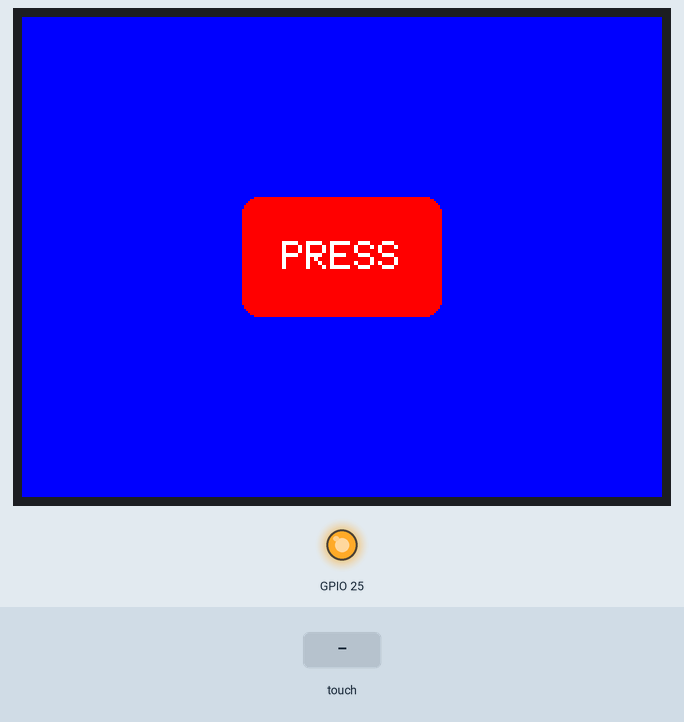
Simulated run of this sketch. Board: ESP32. Shown: 320×240 colour display, output pins drawn as LEDs (lit = HIGH). The test bench sets the inputs (shaded band). What the sketch prints to the serial monitor is not drawn.

Above: at 3.5 s.
3.6 s: screen touched at 38 % across, 50 % down
At 4.5 s:
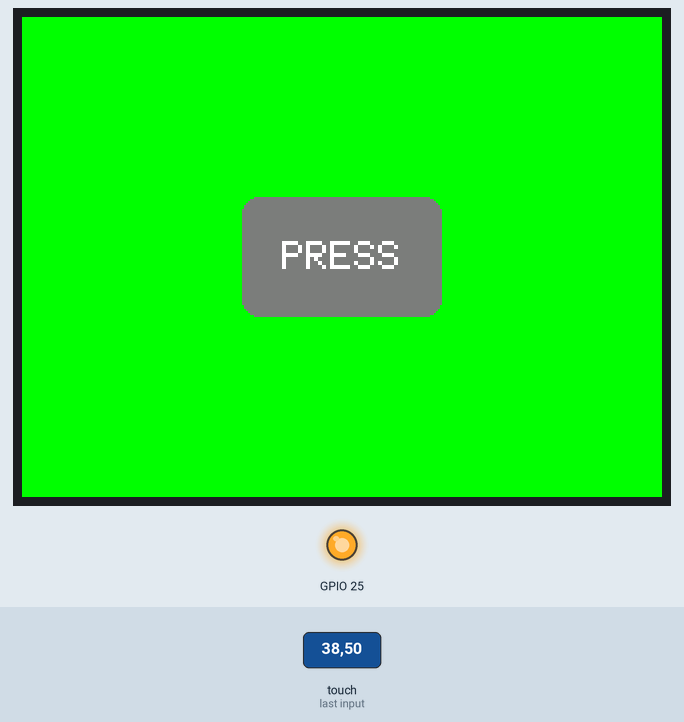
5.1 s: screen touched at 62 % across, 50 % down
At 5.6 s:
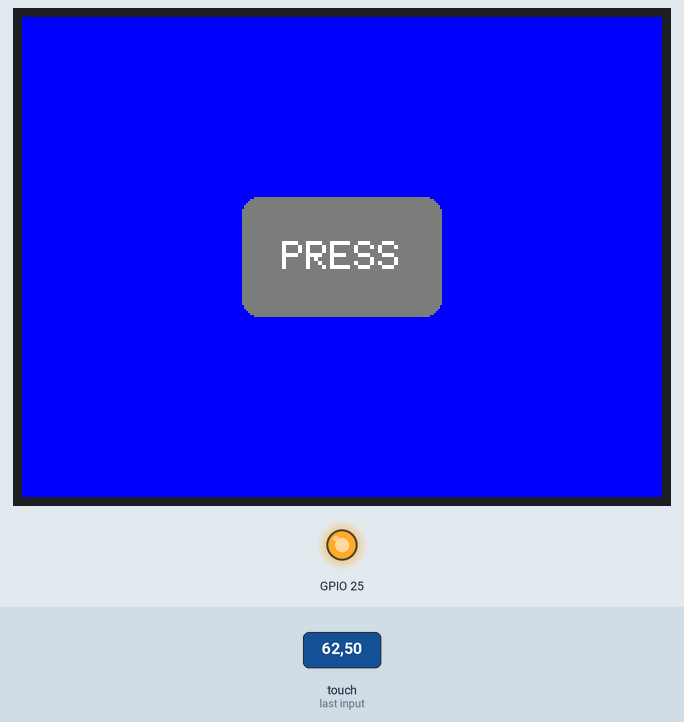
6.6 s: screen touched at 38 % across, 50 % down
At 7.8 s:
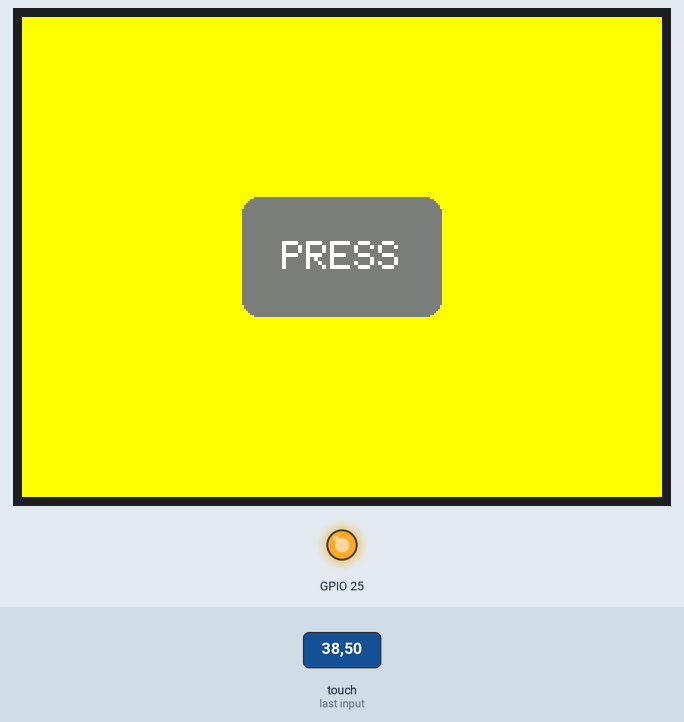
8.1 s: screen touched at 62 % across, 50 % down
At 9.1 s:
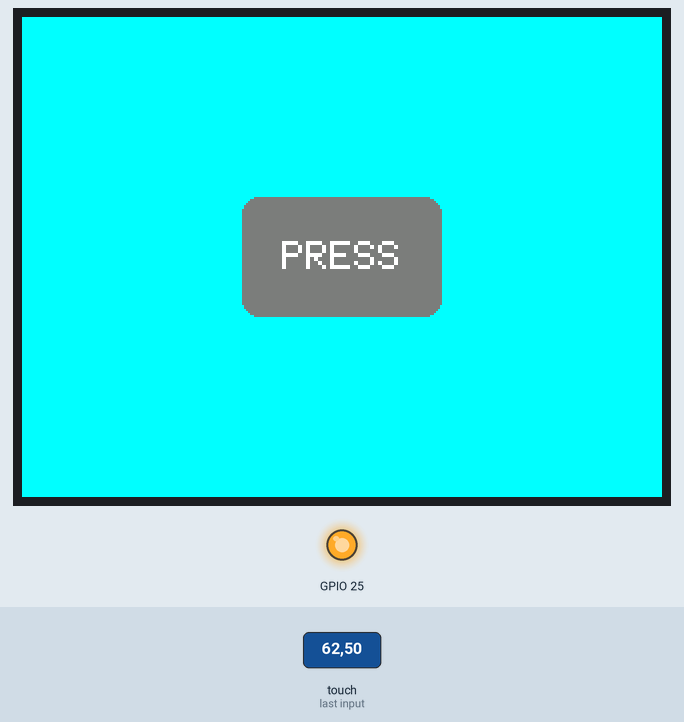
9.6 s: screen touched at 38 % across, 50 % down
At 10.2 s:
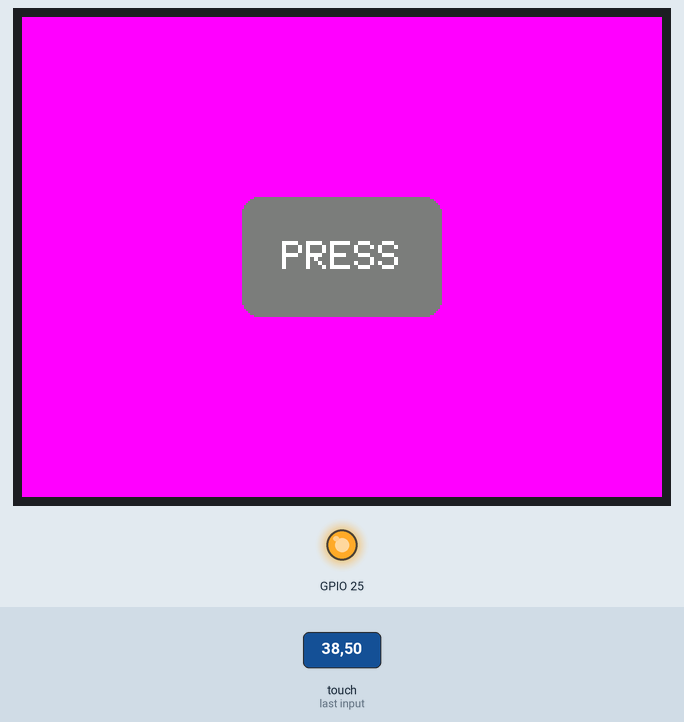
11.1 s: screen touched at 62 % across, 50 % down
At 12.5 s:
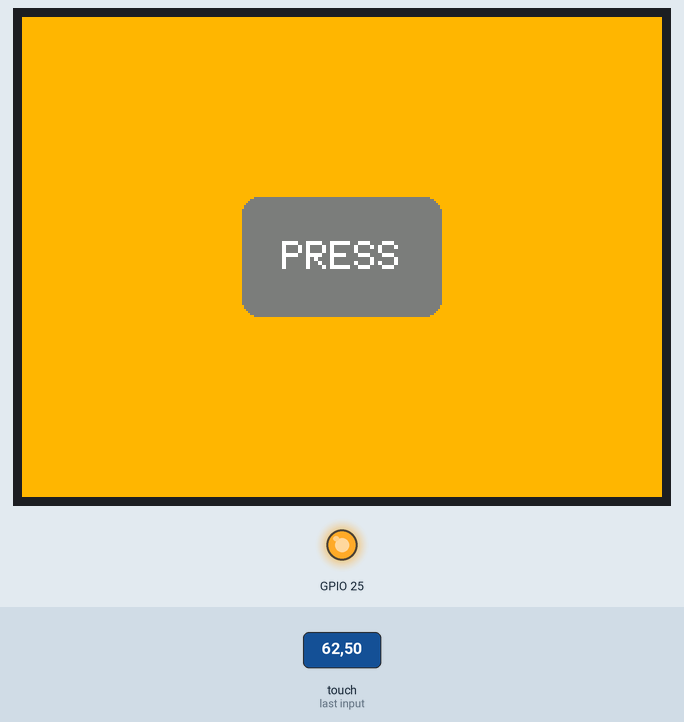
Timing chart, 0 to 13.6 s (numbered marks = the images above; inputs shaded):
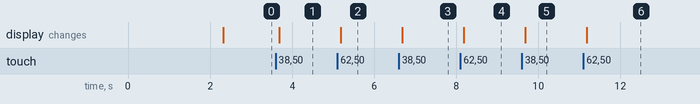

Measured:
- after the input at 3.6 s, the display: changes after 0.08 s (image 1)
- after the input at 5.1 s, the display: changes after 0.08 s (image 2)
- after the input at 6.6 s, the display: changes after 0.08 s (image 3)
- after the input at 8.1 s, the display: changes after 0.08 s (image 4)
- after the input at 9.6 s, the display: changes after 0.08 s (image 5)
- after the input at 11.1 s, the display: changes after 0.08 s (image 6)

The sketch:

touch_test.ino
```cpp
// 触摸校准 + 按钮交互demo
// 流程：第一遍 needCalibrate=true 上传 → 点四角箭头 → 串口打印校准数据
//       把数据填入calData，needCalibrate改false，重新上传 → 按钮demo
// 前提：User_Setup.h 中 #define TOUCH_CS 21（无注释）
#include <TFT_eSPI.h>
TFT_eSPI tft = TFT_eSPI();

// ===== 校准相关 =====
uint16_t calData[5] = { 0, 0, 0, 0, 0 };  // 校准后把串口给的数据填这里
bool needCalibrate = true;                 // 第一次跑=true，校准完改=false

// ===== 按钮位置 =====
#define BTN_X 110
#define BTN_Y 90
#define BTN_W 100
#define BTN_H 60

int pressCount = 0;

void drawButton(uint16_t color) {
  tft.fillRoundRect(BTN_X, BTN_Y, BTN_W, BTN_H, 8, color);
  tft.setTextColor(TFT_WHITE);
  tft.setTextSize(2);
  tft.setTextDatum(MC_DATUM);
  tft.drawString("PRESS", BTN_X + BTN_W / 2, BTN_Y + BTN_H / 2);
}

void setup() {
  Serial.begin(115200);
  tft.init();
  tft.setRotation(1);          // 横屏
  pinMode(25, OUTPUT);         // 背光老坑，手动开
  digitalWrite(25, HIGH);

  if (needCalibrate) {
    tft.fillScreen(TFT_BLACK);
    tft.setTextColor(TFT_WHITE, TFT_BLACK);
    tft.setTextSize(1);
    tft.setTextDatum(MC_DATUM);
    tft.drawString("Touch calibration", 160, 110);
    tft.drawString("Press corner arrows", 160, 130);
    delay(2000);
    // 屏幕四角依次出现箭头，用笔尖/指甲点箭头中心（电阻屏要用点力）
    tft.calibrateTouch(calData, TFT_MAGENTA, TFT_BLACK, 15);

    Serial.println("\n=== 校准完成，复制下面这行 ===");
    Serial.printf("uint16_t calData[5] = { %d, %d, %d, %d, %d };\n",
                  calData[0], calData[1], calData[2], calData[3], calData[4]);
    Serial.println("填到代码开头，needCalibrate改为false，重新上传");
  }

  tft.setTouch(calData);
  tft.fillScreen(TFT_BLUE);
  drawButton(TFT_RED);
}

void loop() {
  uint16_t x, y;
  if (tft.getTouch(&x, &y)) {
    Serial.printf("触摸: x=%d y=%d\n", x, y);
    if (x > BTN_X && x < BTN_X + BTN_W && y > BTN_Y && y < BTN_Y + BTN_H) {
      pressCount++;
      Serial.printf("按钮命中! 第%d次\n", pressCount);
      uint16_t colors[] = {TFT_RED, TFT_GREEN, TFT_BLUE, TFT_YELLOW,
                           TFT_CYAN, TFT_MAGENTA, TFT_ORANGE};
      tft.fillScreen(colors[pressCount % 7]);   // 按一次换个背景色
      drawButton(TFT_DARKGREY);
      delay(300);   // 消抖
    }
  }
}
```
